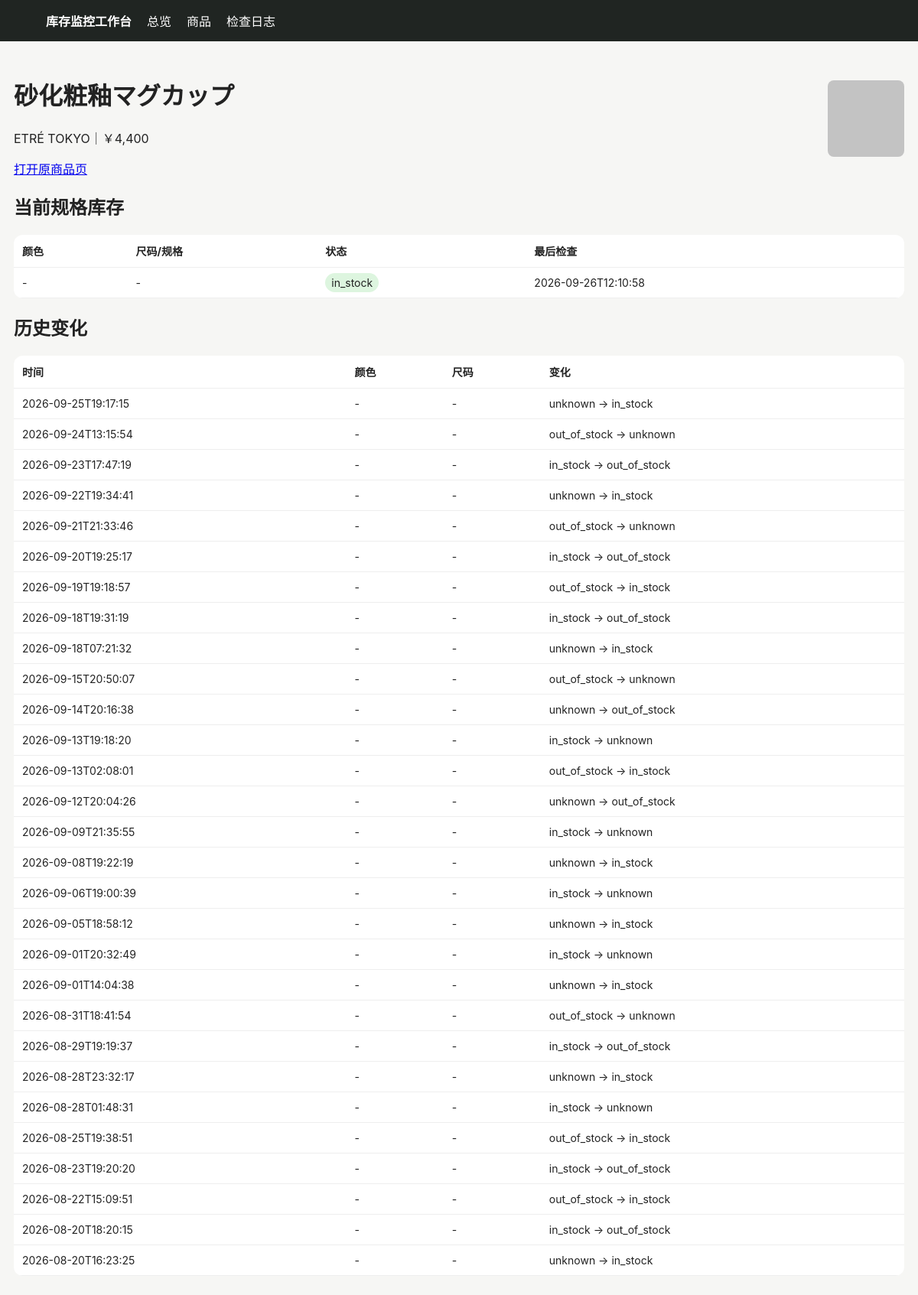
/product/530, run on an earlier commit of the app's database.
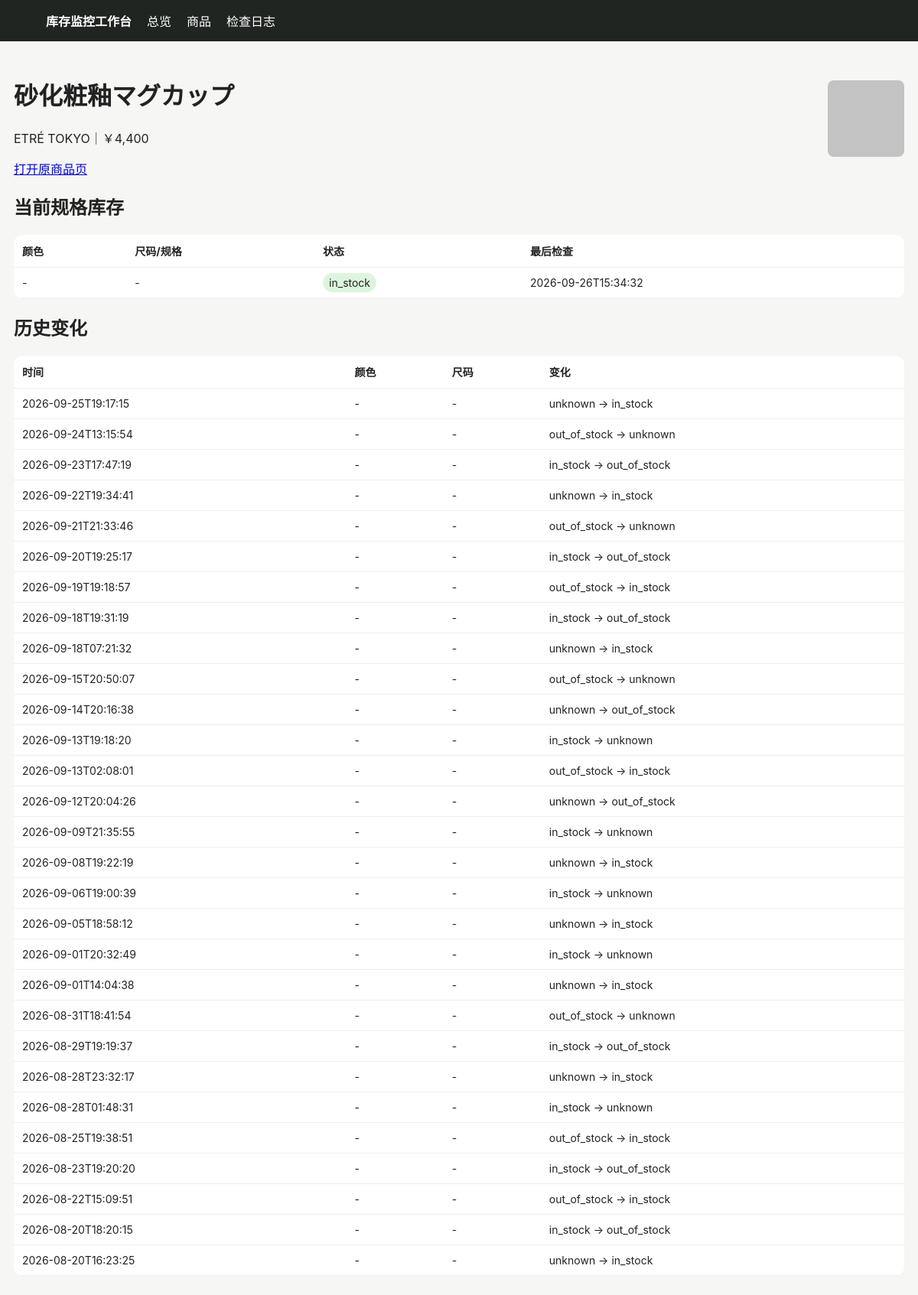
And on a later commit of the database.
### tables this page shows
CREATE TABLE products (
 id INTEGER PRIMARY KEY AUTOINCREMENT,
 site TEXT NOT NULL,
 url TEXT NOT NULL UNIQUE,
 name TEXT NOT NULL,
 price TEXT,
 image_url TEXT,
 first_seen TEXT NOT NULL,
 last_seen TEXT NOT NULL
);

CREATE TABLE variants (
 id INTEGER PRIMARY KEY AUTOINCREMENT,
 product_id INTEGER NOT NULL,
 color TEXT NOT NULL DEFAULT '',
 size TEXT NOT NULL DEFAULT '',
 status TEXT NOT NULL,
 last_checked TEXT NOT NULL,
 UNIQUE(product_id, color, size)
);

CREATE TABLE changes (
 id INTEGER PRIMARY KEY AUTOINCREMENT,
 product_id INTEGER NOT NULL,
 color TEXT NOT NULL DEFAULT '',
 size TEXT NOT NULL DEFAULT '',
 old_status TEXT NOT NULL,
 new_status TEXT NOT NULL,
 detected_at TEXT NOT NULL
);

### app/main.py (the view)
@app.get("/product/{pid}")
def product(request: Request, pid: int):
    with conn() as c:
        p=c.execute("SELECT * FROM products WHERE id=?",(pid,)).fetchone()
        vs=c.execute("SELECT * FROM variants WHERE product_id=? ORDER BY color,size",(pid,)).fetchall()
        cs=c.execute("SELECT * FROM changes WHERE product_id=? ORDER BY detected_at DESC",(pid,)).fetchall()
    return templates.TemplateResponse("product.html", {"request":request,"p":p,"variants":vs,"changes":cs})

### app/templates/product.html
{% extends "base.html" %}{% block content %}<div class="top"><div><h1>{{p.name}}</h1><p>{{p.site}}｜{{p.price}}</p><a href="{{p.url}}" target="_blank">打开原商品页</a></div>{% if p.image_url %}<img class="thumb" style="width:100px;height:100px" src="{{p.image_url}}">{% endif %}</div>
<h2>当前规格库存</h2><table><tr><th>颜色</th><th>尺码/规格</th><th>状态</th><th>最后检查</th></tr>{% for v in variants %}<tr><td>{{v.color or "-"}}</td><td>{{v.size or "-"}}</td><td><span class="badge {{v.status}}">{{v.status}}</span></td><td>{{v.last_checked}}</td></tr>{% endfor %}</table>
<h2>历史变化</h2><table><tr><th>时间</th><th>颜色</th><th>尺码</th><th>变化</th></tr>{% for c in changes %}<tr><td>{{c.detected_at}}</td><td>{{c.color or "-"}}</td><td>{{c.size or "-"}}</td><td>{{c.old_status}} → {{c.new_status}}</td></tr>{% endfor %}</table>{% endblock %}

### app/templates/base.html (shortened to what this page needs)
<!doctype html><html lang="zh-CN"><head><meta charset="utf-8"><meta name="viewport" content="width=device-width,initial-scale=1">
</head><body><nav><strong>库存监控工作台</strong><a href="/">总览</a><a href="/products">商品</a><a href="/logs">检查日志</a></nav><main>{% block content %}{% endblock %}</main></body></html>

### app/templates/base.html (style rules this page uses)
body { font-family:-apple-system,BlinkMacSystemFont,"Segoe UI",sans-serif;background:#f6f6f4;color:#222;margin:0 }
nav { background:#202522;color:#fff;padding:15px 5%;display:flex;gap:20px;align-items:center }
nav a { color:#fff;text-decoration:none }
main { max-width:1180px;margin:25px auto;padding:0 18px }
table { width:100%;border-collapse:collapse;background:#fff;border-radius:12px;overflow:hidden }
th,td { padding:11px;border-bottom:1px solid #eee;text-align:left;font-size:14px }
.badge { padding:4px 8px;border-radius:999px;background:#eee }
.in_stock { background:#ddf5df }
img.thumb { width:52px;height:52px;object-fit:cover;border-radius:8px }
.top { display:flex;justify-content:space-between;align-items:center;margin-bottom:18px }

What changed in the data, as far as the page shows it:
changed variants "in_stock": last_checked "2026-09-26T12:10:58" → "2026-09-26T15:34:32"
